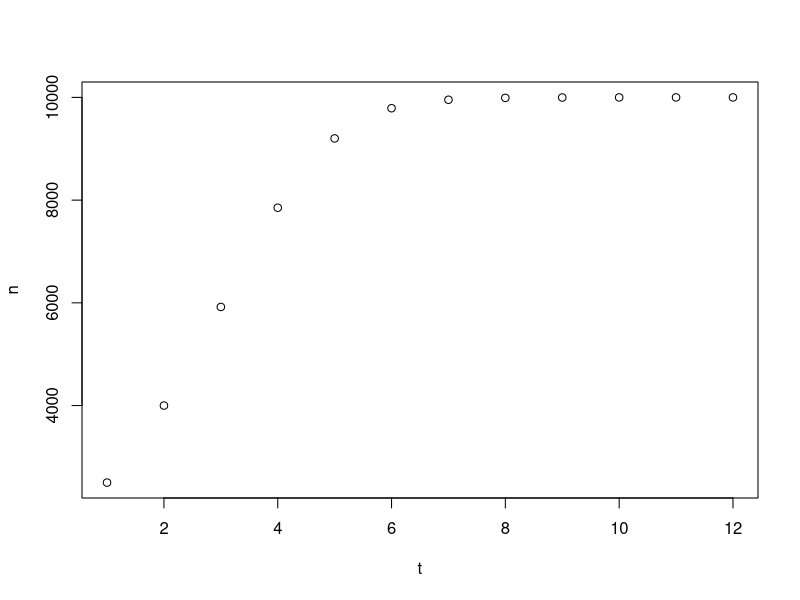
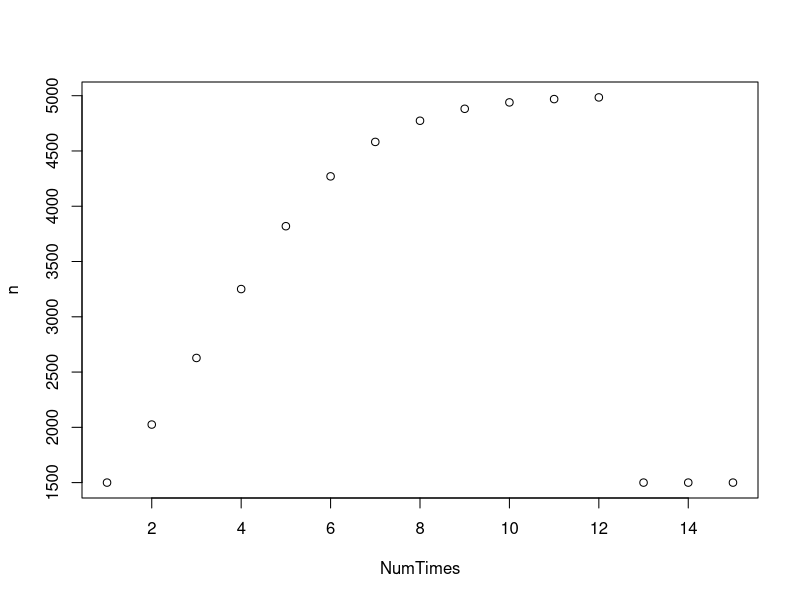
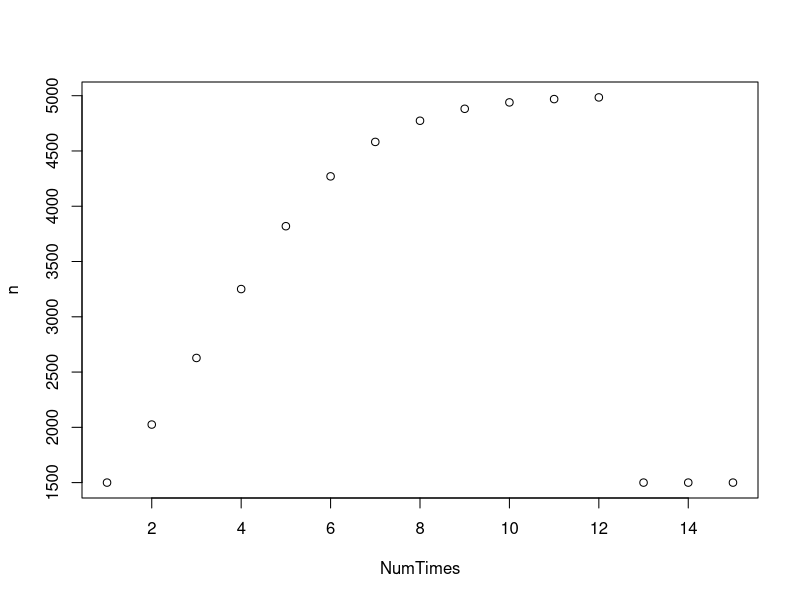

Recreate these plots in R, in order.
#LAB 4 - lab step 4 - predict the value of n[12]
#formula : n[t] = n[t-1] + ( r * n[t-1] * (K - n[t-1]) / K)
t <- 1
#time
K <- 10000
#carrying capacity
r <- 0.8
#growth rate
n <- rep(2500, 12)

#predict n[12]
for ( t in 2:12) {
  n[t] <- n [t - 1] + ( r * n [t - 1] * (K - n [t - 1]) / K)
}
print(n)

#LAB 4 - lab step 7 - redo lab step 4 
#step 4 is on lines 25-39
#create a time vector
t <- 1:12
#create a plot with time and abundance (t,n)
plot(t, n)
#shows abundance as it reaches K


#LAB 8 - lab step 3a - create a new script that contains the code from step 7 in lab 4

#step 3b - turn the logistic growth model into a function that takes "r" (intrinsic growth rate), "K" (carrying capacity), and initial population size as arguments
LogisticGrowthModel <- function(r, K, InitPop) {
  t <- 1:12
  #LAB 4 time vector
  n <- rep(InitPop, 12)
  #LAB 4 "2500" becomes "InitPop" to avoid magic numbers
  for ( t in 2:12) {
    n[t] <- n [t - 1] + ( r * n [t - 1] * (K - n [t - 1]) / K)
  }
  #LAB 4 Logistic Growth for loop
  return(n)
  #previous "print(n)" becomes "return(n)" in functions
}
LogisticGrowthModel(0.8, 10000, 2500)
#tests using LAB 4 values

#step 3c - add code to "LogisticGrowthModel" so it produces a plot of the data it generates
#axes should be labeled appropriately
LogisticGrowthModel <- function(r, K, InitPop, TotalGens) {
  n <- rep(InitPop, TotalGens)
  NumTimes <- 1:TotalGens
  #TotalGens replaces magic numbers
  for ( t in 2:12) {
    n[t] <- n [t - 1] + ( r * n [t - 1] * (K - n [t - 1]) / K)
  }
  plot(NumTimes, n)
  #NumTimes replaces LAB 4 "t"
  return(n)
}

#step 3d - write a line of code that calls the function using own parameter values
LogisticGrowthModel(0.5, 5000, 1500, 15)

#step 3e - write a line of code that writes the data set to a file
#data file should have 2 columns: "Generations", "Abundance"
#do this by creating a matrix to properly display columns
LogisticGrowthModel <- function(r, K, InitPop, TotalGens) {
  n <- rep(InitPop, TotalGens)
  NumTimes <- 1:TotalGens
  for ( t in 2:12) {
    n[t] <- n [t - 1] + ( r * n [t - 1] * (K - n [t - 1]) / K)
  }
  plot(NumTimes, n)
  LogisticGrowthMatrix <- cbind(NumTimes, n)
  colnames(LogisticGrowthMatrix) <- c("Generations", "Abundance")
  return(LogisticGrowthMatrix)
}

LogisticGrowthMatrix <- LogisticGrowthModel(0.5, 5000, 1500, 15)
#tests using step 3d values

write.csv(x = LogisticGrowthMatrix, file = "Bogiel_Lab08GrowthMatrix.csv")
#this is the actual code that writes the data to a file